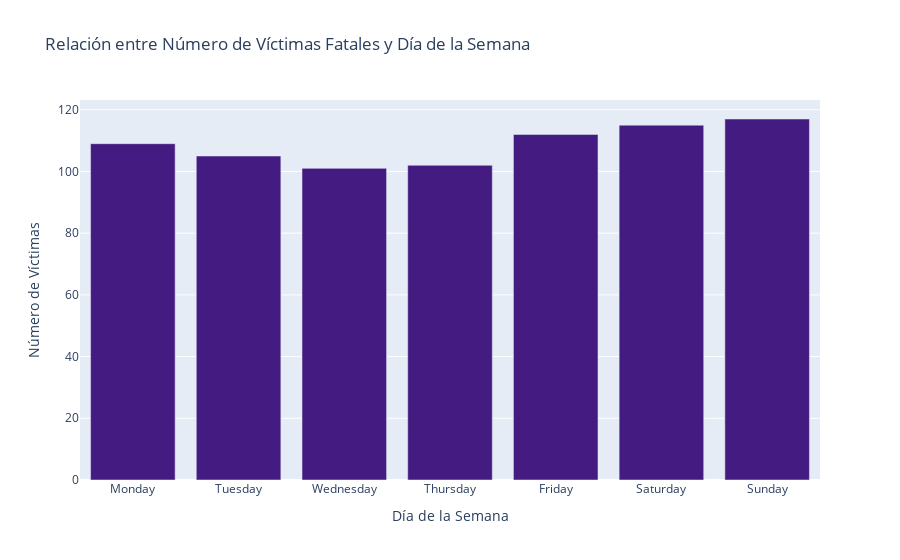

The code cell stored with this chart in its notebook:
### Markdown cell above
---

### **5. Relación entre número de víctimas y día de la semana:**

**Período Observado: 2016-2021**

En este apartado se analiza la relación entre el número de víctimas en accidentes de tráfico y el día de la semana en la Ciudad Autónoma de Buenos Aires (CABA) durante el período de 2016 a 2021.

...
#### **Análisis del Número de Víctimas Fatales por Día de la Semana**

1. Los accidentes fatales muestran una distribución relativamente uniforme a lo largo de los días de la semana, con cifras consistentes de víctimas en cada día.

2. Se observa un ligero aumento en el número de víctimas fatales los viernes, sábados y domingos. Este incremento alcanza su punto máximo los domingos, lo que sugiere la posible influencia del consumo de alcohol u otros factores de riesgo durante el fin de semana.

3. El domingo resalta como el día con mayor número de víctimas fatales, atribuible a una combinación de factores como una posible relajación en las normas de seguridad vial, mayor tráfico en las carreteras y el potencial aumento de conductores bajo la influencia del alcohol o la fatiga.
   
...
#### **Análisis del Número de Víctimas con Lesiones por Día de la Semana**

1. Los jueves y viernes presentan una mayor frecuencia de accidentes con víctimas leves o graves. Esto puede atribuirse a la fatiga acumulada durante la semana laboral o a un aumento en el tráfico en las horas pico de esos días.

2. Contrariamente a los accidentes fatales, los fines de semana, especialmente los sábados y domingos, muestran una disminución en la frecuencia de accidentes con víctimas leves o graves. Sin embargo, esto coincide con un aumento en el riesgo de accidentes fatales, lo que podría indicar una relación inversa entre la gravedad de los accidentes y su frecuencia durante los fines de semana.

3. Los viernes destacan como un día crítico con un aumento en el riesgo de accidentes leves y graves, así como un incremento en el número de accidentes fatales. Esto sugiere una combinación de factores, como la fatiga acumulada, el aumento del tráfico y posiblemente un comportamiento más arriesgado de los conductores al anticipar el fin de semana.

### Code cell
# Grafico de frecuencia de accidentes segun el dia de la semana

# Definir la paleta de colores
palette_colors = ['#441B80', '#6D69AD']


# Obtener el día de la semana a partir de la columna de fecha para siniestros fatales
siniestros_fatal['dia_semana'] = siniestros_fatal['fecha'].dt.day_name()

# Obtener el día de la semana a partir de la columna de fecha para siniestros no fatales
siniestros_no_fatal['dia_semana'] = siniestros_no_fatal['fecha'].dt.day_name()

# Agrupar los datos por día de la semana y contar el número total de víctimas para siniestros fatales
siniestros_fatal_por_dia = siniestros_fatal.groupby('dia_semana')['nro_victimas'].sum().reset_index()

# Agrupar los datos por día de la semana y contar el número total de víctimas para siniestros no fatales
siniestros_no_fatal_por_dia = siniestros_no_fatal.groupby('dia_semana')['nro_victimas'].sum().reset_index()

# Ordenar los días de la semana de manera cronológica
orden_dias_semana = ['Monday', 'Tuesday', 'Wednesday', 'Thursday', 'Friday', 'Saturday', 'Sunday']
siniestros_fatal_por_dia['dia_semana'] = pd.Categorical(siniestros_fatal_por_dia['dia_semana'], categories=orden_dias_semana, ordered=True)
siniestros_fatal_por_dia = siniestros_fatal_por_dia.sort_values('dia_semana')

siniestros_no_fatal_por_dia['dia_semana'] = pd.Categorical(siniestros_no_fatal_por_dia['dia_semana'], categories=orden_dias_semana, ordered=True)
siniestros_no_fatal_por_dia = siniestros_no_fatal_por_dia.sort_values('dia_semana')

# Crear el gráfico de barras para siniestros fatales
fig_fatal = px.bar(siniestros_fatal_por_dia, x='dia_semana', y='nro_victimas',
                   labels={'nro_victimas': 'Número de Víctimas', 'dia_semana': 'Día de la Semana'},
                   title='Relación entre Número de Víctimas Fatales y Día de la Semana')
fig_fatal.update_traces(marker_color=palette_colors[0])  # Color para siniestros fatales
fig_fatal.show()

# Crear el gráfico de barras para siniestros no fatales
fig_no_fatal = px.bar(siniestros_no_fatal_por_dia, x='dia_semana', y='nro_victimas',
                      labels={'nro_victimas': 'Número de Víctimas', 'dia_semana': 'Día de la Semana'},
                      title='Relación entre Número de Víctimas No Fatales y Día de la Semana')
fig_no_fatal.update_traces(marker_color=palette_colors[1])  # Color para siniestros no fatales
fig_no_fatal.show()

### Figure 1 — Plotly figure (JSON) as saved in the notebook; plotly's stock layout.template omitted (floating-point values rounded to 4 significant figures)
{"data": [{"alignmentgroup": "True", "hovertemplate": "Día de la Semana=%{x}<br>Número de Víctimas=%{y}<extra></extra>", "legendgroup": "", "marker": {"color": "#441B80", "pattern": {"shape": ""}}, "name": "", "offsetgroup": "", "orientation": "v", "showlegend": false, "textposition": "auto", "type": "bar", "x": ["Monday", "Tuesday", "Wednesday", "Thursday", "Friday", "Saturday", "Sunday"], "xaxis": "x", "y": [109, 105, 101, 102, 112, 115, 117], "yaxis": "y"}], "layout": {"barmode": "relative", "legend": {"tracegroupgap": 0}, "title": {"text": "Relación entre Número de Víctimas Fatales y Día de la Semana"}, "xaxis": {"anchor": "y", "domain": [0, 1], "title": {"text": "Día de la Semana"}}, "yaxis": {"anchor": "x", "domain": [0, 1], "title": {"text": "Número de Víctimas"}}}}
